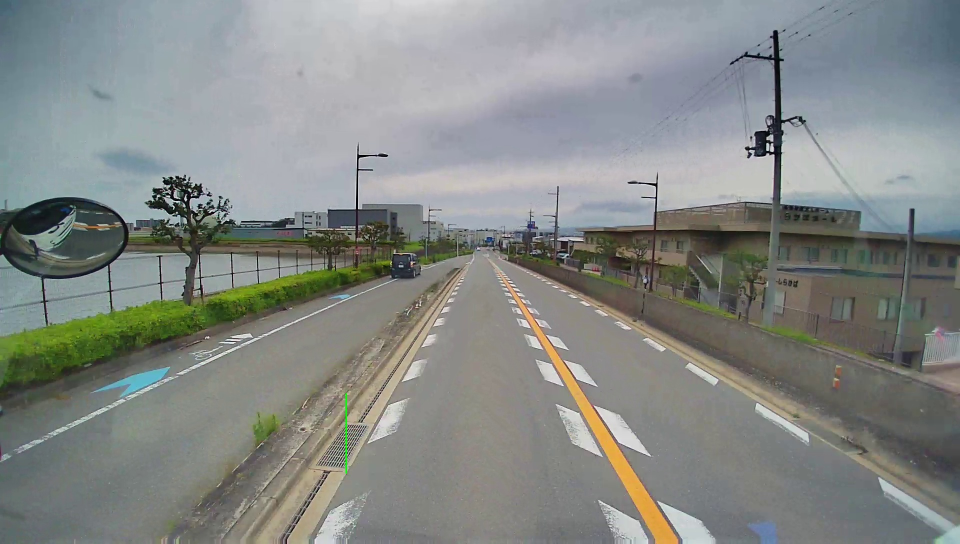
#> input picture outputs/method3_frame_12s.jpg, 1920 x 1088 px, given in place of frame_4s.jpg, which was not available (shown at 1/2 size)
$ python method3_analysis.py
#> lines starting #> are read from the running program, lines starting #| are printed output that depends on the picture; after the words box and inside, x2 and y2 are one past the last pixel; in counts of white or black regions, pixels touching at a corner belong together; pictures that were not available may be replaced by others from this repository, and a replacement may not be noted
import cv2, numpy as np, json, os

def measure_road_features(img_path, t):
#> called with img_path = 'outputs/frame_4s.jpg', t = 4
    img = cv2.imread(img_path)
#> img is the input picture: shape (1088, 1920, 3); mean B, G, R 133.9, 136.8, 132.9
    h, w = img.shape[:2]
#> h = 1088; w = 1920
    annotated = img.copy()

    # Focus on bottom 30% where features are largest
    crop_y = int(h * 0.7)
#> crop_y = 761
    roi = img[crop_y:h, :]
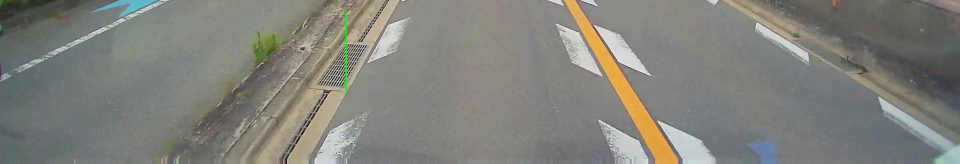
#> roi: shape (327, 1920, 3) (shown at 1/2 size); mean B, G, R 122.7, 129.2, 128.7
    roi_h = roi.shape[0]
#> roi_h = 327

    # Edge detect in ROI
    gray = cv2.cvtColor(roi, cv2.COLOR_BGR2GRAY)
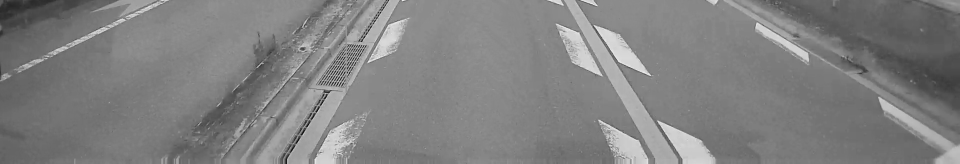
#> gray: shape (327, 1920) (shown at 1/2 size); min 1, max 253, mean 128.3
    edges = cv2.Canny(gray, 100, 200)
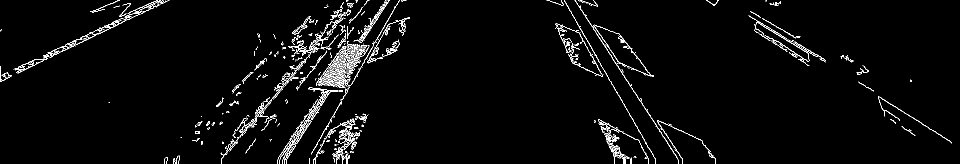
#> edges: shape (327, 1920) (shown at 1/2 size); 2.7% white in thin lines or dots

    # Find lines
    lines = cv2.HoughLinesP(edges, 1, np.pi/180, threshold=80,
                            minLineLength=60, maxLineGap=15)
#> lines = 60 rows, first 6: [1149, 0, 1355, 317], [622, 307, 799, 0], [1128, 1, 1310, 317], [565, 319, 771, 1], [2, 162, 331, 2], [569, 324, 719, 92]

    vertical_lines = []
    if lines is not None:
        for line in lines:
            x1, y1, x2, y2 = line[0]
            dx = abs(x2 - x1)
            dy = abs(y2 - y1)
            if dx < 5 and dy > 30:  # nearly vertical
                x_avg = int((x1 + x2) / 2)
                y_top = min(y1, y2) + crop_y
                y_bot = max(y1, y2) + crop_y
                vertical_lines.append((x_avg, y_top, y_bot))
                cv2.line(annotated, (x_avg, y_top), (x_avg, y_bot), (0, 255, 0), 2)
#> this loop made 60 passes
#> (x1, y1, x2, y2, dx, dy, x_avg, y_top) on pass 52: (694, 177, 694, 52, 0, 125, 694, 813)
#> (x1, y1, x2, y2, dx, dy) on passes 1 to 6: (1149, 0, 1355, 317, 206, 317), (622, 307, 799, 0, 177, 307), (1128, 1, 1310, 317, 182, 316), (565, 319, 771, 1, 206, 318), (2, 162, 331, 2, 329, 160), (569, 324, 719, 92, 150, 232)
#> annotated: shape (1088, 1920, 3); 0.02% of pixels changed, all inside (x1, y1, x2, y2) = (693, 812, 696, 940)
#> after the loop, vertical_lines = [(694, 813, 938)]

    # Sort by x position
    vertical_lines.sort(key=lambda v: v[0])

    # Measure distances between consecutive vertical features
    gaps = []
    for i in range(len(vertical_lines) - 1):
        gap = vertical_lines[i+1][0] - vertical_lines[i][0]
        if 50 < gap < 500:  # reasonable feature spacing
            gaps.append(gap)
            mid_x = int((vertical_lines[i][0] + vertical_lines[i+1][0]) / 2)
            mid_y = int((vertical_lines[i][1] + vertical_lines[i][2]) / 2)
            cv2.putText(annotated, f"{gap}px", (mid_x - 20, mid_y),
                       cv2.FONT_HERSHEY_SIMPLEX, 0.5, (0, 0, 255), 1)
#> this loop made 0 passes
#> after the loop, gaps = []

    cv2.imwrite(f"outputs/method3_frame_{t}s.jpg", annotated)

    return {
        "time": t,
        "num_vertical_lines": len(vertical_lines),
        "gaps": gaps,
        "mean_gap": float(np.mean(gaps)) if gaps else None,
        "std_gap": float(np.std(gaps)) if gaps else None
    }

results = []
for t in [4, 8, 12]:
    r = measure_road_features(f"outputs/frame_{t}s.jpg", t)
#> r = 5 items
    results.append(r)
    print(f"t={t}s: {r['num_vertical_lines']} lines, gaps={r['gaps']}, mean={r['mean_gap']}")
#| t=4s: 1 lines, gaps=[], mean=None
#> pass 2 of the loop `for t in [4, 8, 12]:`:
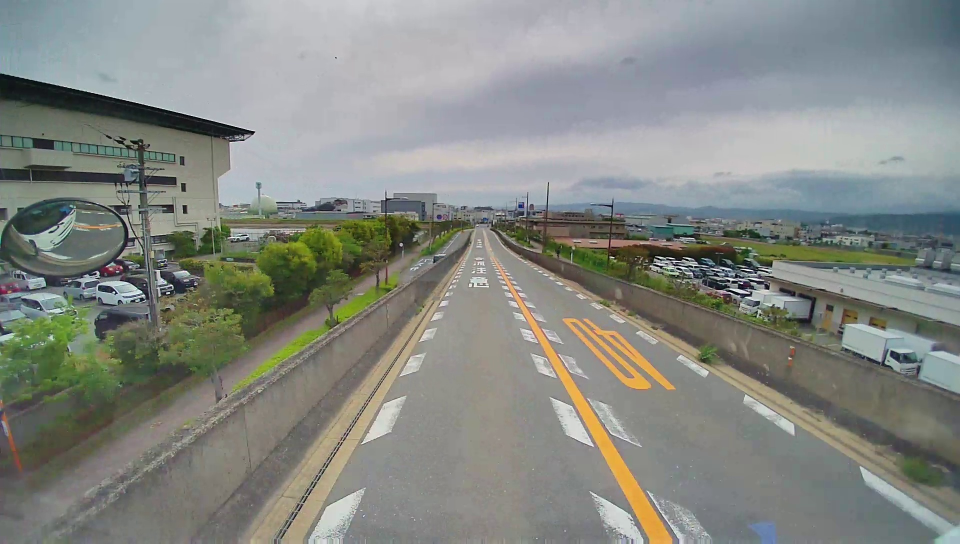
#> input picture outputs/method3_frame_4s.jpg, 1920 x 1088 px, given in place of frame_8s.jpg, which was not available (shown at 1/2 size)
#> in measure_road_features, img is the input picture: shape (1088, 1920, 3); mean B, G, R 130.7, 136.3, 132.9
#> in measure_road_features (call 2), `gray = cv2.cvtColor(roi, cv2.COLOR_BGR2GRAY)`:
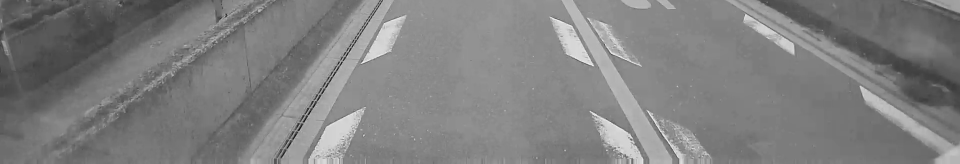
#> gray: shape (327, 1920) (shown at 1/2 size); min 1, max 254, mean 127.4
#> in measure_road_features (call 2), `edges = cv2.Canny(gray, 100, 200)`:
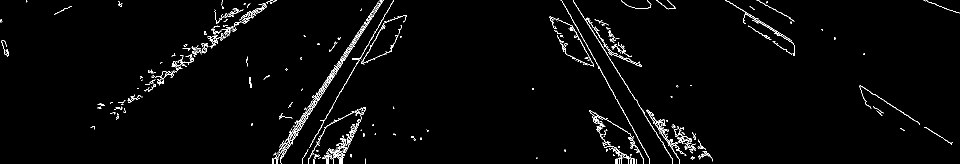
#> edges: shape (327, 1920) (shown at 1/2 size); 2% white in thin lines or dots
#> lines = 33 rows, first 6: [1122, 0, 1298, 317], [1146, 0, 1344, 317], [555, 326, 766, 1], [605, 316, 787, 0], [553, 324, 763, 0], [553, 319, 755, 7]
#> the loop in measure_road_features (call 2), `for line in lines:` made 33 passes
#> (x1, y1, x2, y2, dx, dy) on passes 1 to 8: (1122, 0, 1298, 317, 176, 317), (1146, 0, 1344, 317, 198, 317), (555, 326, 766, 1, 211, 325), (605, 316, 787, 0, 182, 316), (553, 324, 763, 0, 210, 324), (553, 319, 755, 7, 202, 312), (545, 319, 747, 19, 202, 300), (229, 225, 535, 3, 306, 222)
#> after the loop in measure_road_features (call 2), `for line in lines:`: vertical_lines = []
#| t=8s: 0 lines, gaps=[], mean=None

with open("outputs/method3_results.json", "w") as f:
    json.dump(results, f, indent=2)
